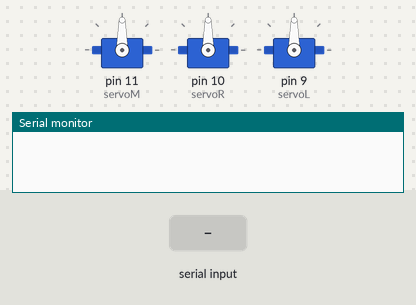
Bench run of a sketch on a simulated Arduino Uno, built with avr-gcc and run on an emulated ATmega328P. On the bench: 3 × servo, the last lines printed to the serial monitor. The test bench sets the inputs (shaded band).

Above: at 1.2 s.
1.3 s: "F" received over Serial
At 1.6 s:
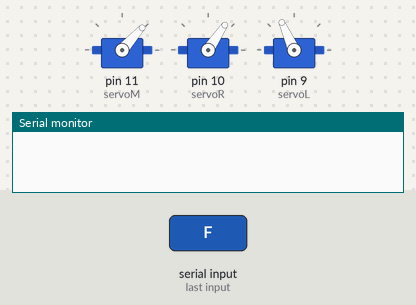
At 2.21 s:
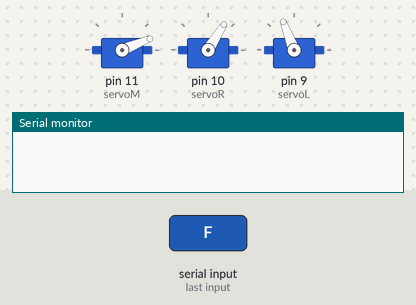
10.3 s: byte 56 ('8') received over Serial
At 12.16 s:
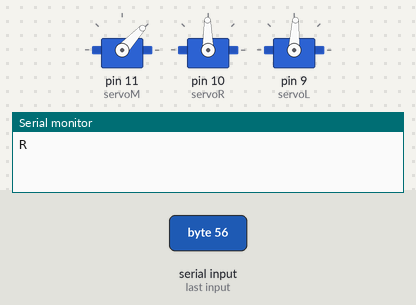
13.3 s: byte 87 ('W') received over Serial
Timing chart, 0 to 23.9 s (numbered marks = the images above; inputs shaded):
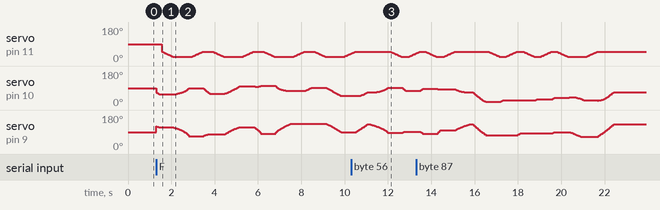

The sketch:

servoControl.ino
```cpp
#include <Servo.h>
#include "math.h"

#define l1 9
#define l2 9
#define l3 4.5
#define l4 10.50979753
#define l5 2
#define pi 3.14159265359
#define epsilon 0.134970870
#define leftMax 161
#define rightMax 16
#define LOWERED  22
#define LIFTED 50
#define RIGHTX 4.5
#define LOWERY 10
#define UPPERY 19
#define LOWESTBOUNDY 7.5
#define SQUARESIZE 3
#define SERVOMDELAY 5000
#define CIRCLESTEPS 100

#define LOWERROW 11.5
#define MIDDLEROW 14.5
#define UPPERROW 17.5

Servo servoM, servoL, servoR;
double theta1, theta2, theta3, theta4;
double servoLsoll, servoRsoll;
double xlast, ylast; //at the end of a trajectory this variable save, the current x and y values are stored here
                     //stays consistent as long as  every function that moves the endeffector stores the values at the end

int servoM_angle_last = LIFTED;
int decide = 1;
int count = 0;
int received = 0;
void (*functionPtr)(double,double); //Will be used in order to not use a case differentiation every time a move is made


void setup()
{
  Serial.begin(9600);

  servoM.attach(11);
  servoR.attach(10);
  servoL.attach(9);
  servoM_angle_last = LIFTED;
  functionPtr = &draw_cross;
  xlast = 0;
  ylast = 11;
  lift();
  delay(2);
  count = 0;
}

void loop ()
{
   while( Serial.available() <= 0 ){}; //Waiting for the next command
   received = Serial.read();

   switch (received)                   //Execute command
     {
       case 'F': draw_field();                    break;
       case 'X': functionPtr = &draw_cross;       break;
       case 'O': functionPtr = &draw_circle;      break;
       case '1': (*functionPtr)(-3,LOWERROW);     break;
       case '2': (*functionPtr)(0,LOWERROW);      break;
       case '3': (*functionPtr)(3,LOWERROW);      break;
       case '4': (*functionPtr)(-3,MIDDLEROW);    break;
       case '5': (*functionPtr)(0,MIDDLEROW);     break;
       case '6': (*functionPtr)(3,MIDDLEROW);     break;
       case '7': (*functionPtr)(-3,UPPERROW);     break;
       case '8': (*functionPtr)(0,UPPERROW);      break;
       case '9': (*functionPtr)(3,UPPERROW);      break;
       case 'W': draw_smile();                    break;
       case 'L': draw_sulking();                  break;
       case 'D': draw_indifferent();              break;
     }
   go_to(0, LOWESTBOUNDY);
   received = 0;      //safety reset of received
   Serial.write('R');

}


//--------------------------------------------Functions for the Lifting servo servoM-------------------
void lower()
{
  int steps,i, difference, sign;
  if(servoM_angle_last == LOWERED) return;

  difference = LOWERED - servoM_angle_last;
  sign = (difference > 0) - (difference < 0);
  steps = difference*sign;
  for(i = 0; i<= steps; i++)
  {
    servoM.write(servoM_angle_last + i*sign);
    delay(19);
  }
  servoM_angle_last = LOWERED;
}

void lift() //somehow not yet working
{
  int steps,i, difference, sign;
  if(servoM_angle_last == LIFTED) return;

  difference = LIFTED - servoM_angle_last;
  sign = (difference > 0) - (difference < 0);
  steps = difference*sign;
  for(i = 0; i<= steps; i++)
  {
    servoM.write(servoM_angle_last + i*sign);
    delay(19);
  }
  servoM_angle_last = LIFTED;
}


//-------------------------------------------Help functions for setting the servos---------------------
double cosineLaw_angle(double a, double b, double c)
{
  return acos( (a*a + b*b - c*c)/(2*a*b));
}

double cosineLaw_side(double a, double b, double gamma)
{
   return  sqrt(a*a + b*b - 2*a*b*cos(gamma));
}

void calculateServoMap(double x_prime, double y_prime, double * servoLsoll , double * servoRsoll)
{
  /*given the desired xy-coordinates, this function stores the values for the desired angels
  of the servo motors in the variables that are given by their pointers */
  double alpha, beta;
  double delta, phi;
  double theta1_prime, theta2_prime;
  double a, b, c, x, y;
  double d, f;

  //new part for code refinement
  d = sqrt( (x_prime + l3/2)*(x_prime + l3/2) + y_prime*y_prime);
  f = sqrt( x_prime*x_prime + y_prime*y_prime );

  theta1_prime = cosineLaw_angle(d, l1, l4);
  theta2_prime = cosineLaw_angle(d, l3/2, f);
  delta        = cosineLaw_angle(l4, l1, d);
  phi = delta - epsilon;

  a = cosineLaw_side(l1, l2, phi);
  theta1 = cosineLaw_angle(a, l1, l2);
  theta2 = theta1_prime + theta2_prime - theta1;

  y = a * sin(theta2);
  x = a * cos(theta2) - l3/2;

  alpha = atan2(y,x);

  c = sqrt(y*y + x*x); //c only defined by the distance of the endeffector towards the origin

  b = cosineLaw_side(c, l3/2, alpha);//use cosine rule to get b
  /*
  //use sine rule to get theta2 and theta3, BUT ATTENTION: sine rule is ambiguous - case differentiation is necessary
  if( x > 1.125)
  {
    theta2 = asin(sin(beta) * c/a);
    theta3 = pi - asin(sin(alpha)* c/b);
  }
  else if( x < -1.125)
  {
    theta2 = pi - asin(sin(beta) * c/a);
    theta3 = asin(sin(alpha)* c/b);
  }
  else
  {
    theta2 = asin(sin(beta) * c/a);
    theta3 = asin(sin(alpha)* c/b);
  }
  */ //Sine rule is not optimal since it reequires case differentiation and makes the transition very unsmooth --> use cosine rule instead
  //still left here for reference

  theta3 = cosineLaw_angle(b, l3/2, c);
  theta4 = cosineLaw_angle(b, l1, l2);
  *servoLsoll = leftMax - (pi - (theta1+theta2) ) * 180/pi;
  *servoRsoll = (pi - (theta3+theta4)) * 180/pi + rightMax;
}

void set_servos (double x, double y)
{
  double servoLsollint, servoRsollint;
  calculateServoMap(x,y, &servoLsollint, &servoRsollint);
  servoL.write(servoLsollint);
  servoR.write(servoRsollint);
}

void go_to (double xto, double yto)
{
  int steps, i;
  double x_distance, y_distance, distance;
  x_distance = xto-xlast;
  y_distance = yto-ylast;
  distance = sqrt( x_distance*x_distance + y_distance*y_distance);

  //try always to do steps with the same step size, regardless of the distance
  //Desired stepsize should be 1 mm
  steps = (int) (10*distance);//10

  for( i = 0; i <= steps; i ++)
  {
   set_servos(xlast + (x_distance*i/steps), ylast + (y_distance*i/steps));
   delay(5);//5
  }
  set_servos(xto, yto);
  delay(100);
  xlast = xto;
  ylast = yto;
}

void draw_cross(double x_offset, double y_offset)
{
  lift();
  go_to( x_offset - 0.8 , y_offset +  0.8);
  lower();
  go_to( x_offset +  0.8 , y_offset -  0.8);
  lift();
  go_to( x_offset +  0.8 , y_offset +  0.8);
  lower();
  go_to( x_offset -  0.8 , y_offset -  0.8);
  lift();
}

void draw_circle (double x_offset, double y_offset)
{
  int  i;
  lift();
  go_to( x_offset , y_offset + 0.8);
  lower();

  for(i = 0; i< CIRCLESTEPS; i++)
  {
    //go_to( x_offset + 1.125 * sin(2*pi*i/CIRCLESTEPS), y_offset + 1.125 *cos(2*pi*i/CIRCLESTEPS));
    set_servos(x_offset + 0.8 * sin(2*pi*i/CIRCLESTEPS), y_offset + 0.8 *cos(2*pi*i/CIRCLESTEPS));
    delay(5);
  }
  go_to( x_offset , y_offset + 0.8);
  lift();
}

void draw_field ()
{
  lift();
  go_to ( RIGHTX - SQUARESIZE,  LOWERY);
  lower();
  go_to ( RIGHTX - SQUARESIZE, UPPERY);
  lift();
  go_to ( RIGHTX,  UPPERY -SQUARESIZE);
  lower();
  go_to ( -RIGHTX, UPPERY- SQUARESIZE);

  lift();
  go_to ( -RIGHTX + SQUARESIZE, UPPERY);
  lower();
  go_to ( -RIGHTX + SQUARESIZE, LOWERY);
  lift();
  go_to ( -RIGHTX,  LOWERY +SQUARESIZE);
  lower();
  go_to (  RIGHTX, LOWERY + SQUARESIZE);
  lift();
}

void draw_next( double x_offset, double y_offset)
{
 if (decide == 1)
  {
    draw_cross(x_offset, y_offset);
    decide = 0;
  } else
  {
    draw_circle(x_offset, y_offset);
    decide = 1;
  }
  lift();
}

void driveToMontagePosition() //DO NOT USE WHILE ROBOT IS ASSEMBLED!!!!!!!!!!!!!!!
{
  servoM.write(90);
}

void wipe() //wiping with the robot does not wirk
{
  lift();
  go_to(6,16);
  lower();
  go_to( RIGHTX, UPPERY);
  go_to( -RIGHTX, UPPERY);
  go_to( -RIGHTX, UPPERY-0.5*SQUARESIZE);
  go_to( RIGHTX, UPPERY-0.5*SQUARESIZE);
  go_to( RIGHTX, UPPERY-SQUARESIZE);
  go_to( -RIGHTX, UPPERY-SQUARESIZE);
  go_to( -RIGHTX, UPPERY-1.5*SQUARESIZE);
  go_to( RIGHTX, UPPERY-1.5*SQUARESIZE);
  go_to( RIGHTX, UPPERY-2*SQUARESIZE);
  go_to( -RIGHTX, UPPERY-2*SQUARESIZE);
  go_to( -RIGHTX, UPPERY-2.5*SQUARESIZE);
  go_to( RIGHTX, UPPERY-2.5*SQUARESIZE);
  go_to(6,16);
  lift();
}

void draw_big_smile()
{
  int i;
  lift();
  go_to ( RIGHTX - SQUARESIZE,  LOWERY);
  lower();
  go_to ( RIGHTX - SQUARESIZE,  LOWERY + SQUARESIZE);

  lift();
  go_to ( -RIGHTX + SQUARESIZE,  LOWERY);
  lower();
  go_to ( -RIGHTX + SQUARESIZE,  LOWERY + SQUARESIZE);
  lift();

  go_to( -1.5*SQUARESIZE , 11.5);

  lower();
  for(i = 0; i< CIRCLESTEPS; i++)
  {
    //go_to( x_offset + 1.125 * sin(2*pi*i/CIRCLESTEPS), y_offset + 1.125 *cos(2*pi*i/CIRCLESTEPS));
    set_servos(0 + 1.5*SQUARESIZE* sin(pi*i/CIRCLESTEPS-pi/2), 11.5 + 1.5*SQUARESIZE*cos(pi*i/CIRCLESTEPS-pi/2));
    delay(5);
  }
  xlast = -1.5*SQUARESIZE;
  ylast = 11.5;
  lift();

}

void draw_smile()
{
  int i;
  lift();
  go_to ( 7.75,  9);
  lower();
  go_to ( 7.75,  10.5);
  lift();
  go_to ( 6.25,  9);
  lower();
  go_to ( 6.25,  10.5);
  lift();
  go_to( 5 , 11);
  lower();
  for(i = 0; i< CIRCLESTEPS; i++)
  {
    //go_to( x_offset + 1.125 * sin(2*pi*i/CIRCLESTEPS), y_offset + 1.125 *cos(2*pi*i/CIRCLESTEPS));
    set_servos(7 + 2* sin(pi*i/CIRCLESTEPS-pi/2), 11 + 2*cos(pi*i/CIRCLESTEPS-pi/2));
    delay(5);
  }
  xlast = 9;
  ylast = 11;
  lift();
}

void draw_sulking()
{
  int i;
  lift();
  go_to ( 7.75,  9);
  lower();
  go_to ( 7.75,  10.5);
  lift();
  go_to ( 6.25,  9);
  lower();
  go_to ( 6.25,  10.5);
  lift();
  go_to( 9 , 13);
  lower();
  for(i = 0; i< CIRCLESTEPS; i++)
  {
    //go_to( x_offset + 1.125 * sin(2*pi*i/CIRCLESTEPS), y_offset + 1.125 *cos(2*pi*i/CIRCLESTEPS));
    set_servos(7 + 2* sin(pi*i/CIRCLESTEPS+pi/2), 13 + 2*cos(pi*i/CIRCLESTEPS+pi/2));
    delay(5);
  }
  xlast = 5;
  ylast = 13;
  lift();
}

void draw_indifferent()
{
  int i;
  lift();
  go_to ( 7.75,  9);
  lower();
  go_to ( 7.75,  10.5);

  lift();
  go_to ( 6.25,  9);
  lower();
  go_to ( 6.25,  10.5);
  lift();
  go_to( 9 , 11);
  lower();
  go_to(5,11);
  lift();
}
```
